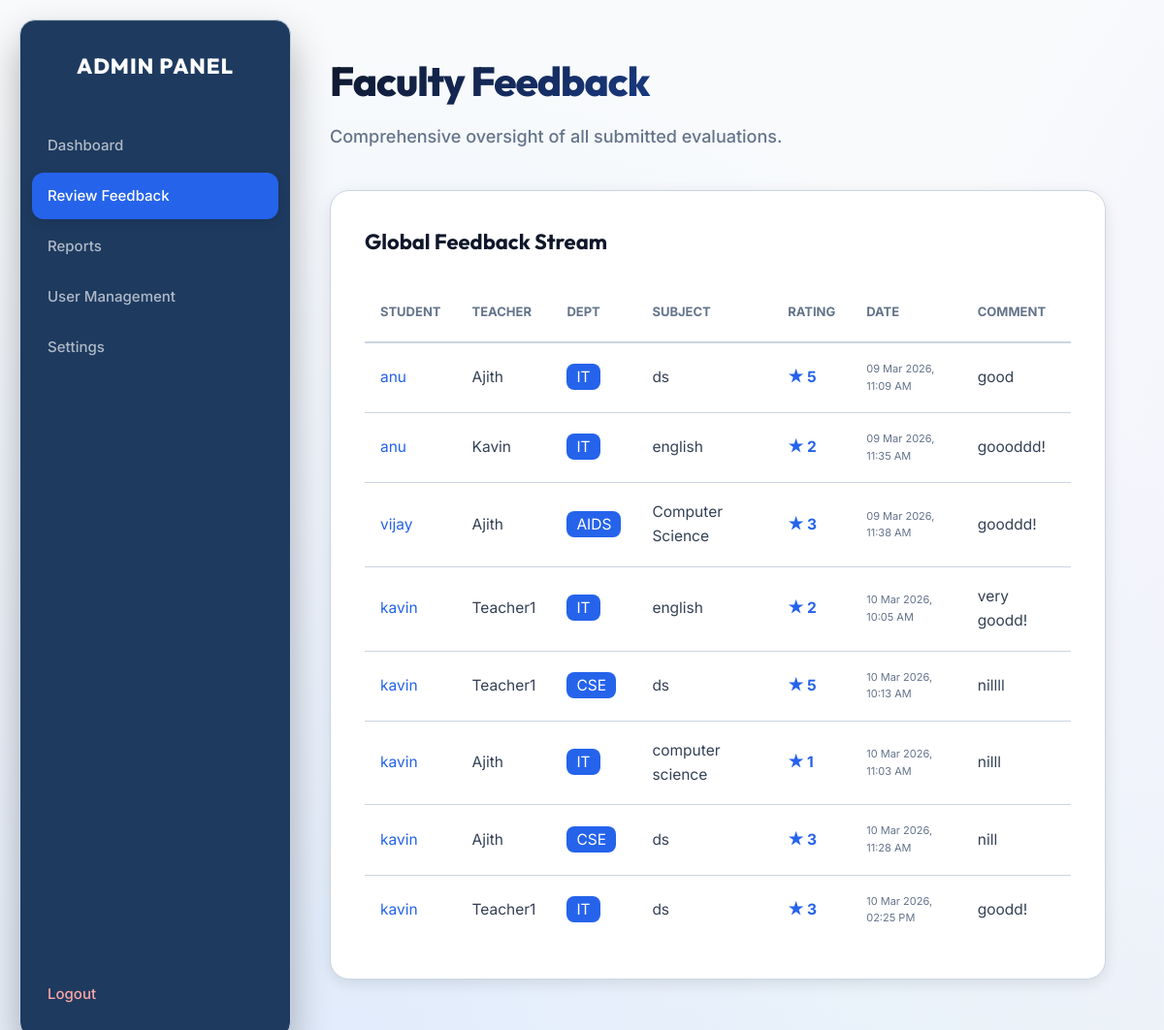
/admin_feedback (signed in), run on an earlier commit of the app's database.
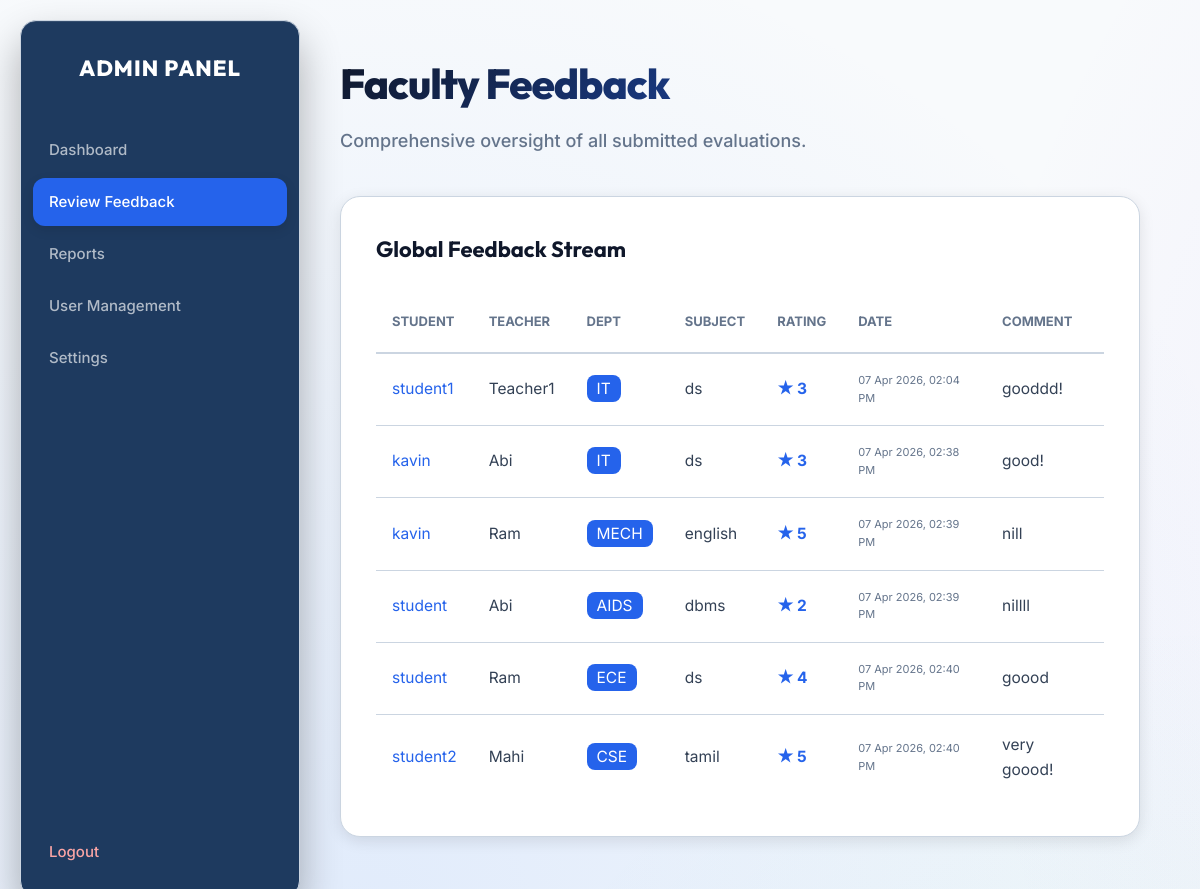
And on a later commit of the database.
### app.py (models this page shows, shortened)
class Feedback(db.Model):
    id = db.Column(db.Integer, primary_key=True)
    student = db.Column(db.String(50))
    department = db.Column(db.String(50))
    teacher = db.Column(db.String(50))
    subject = db.Column(db.String(50))
    rating = db.Column(db.Integer)
    comment = db.Column(db.String(500))
    date = db.Column(db.String(50))
    is_anonymous = db.Column(db.Boolean, default=False)

### app.py (the view)
@app.route("/admin_feedback")
def admin_feedback():
    if session.get("role") != "admin":
        return redirect("/")
    all_feedbacks = Feedback.query.all()
    return render_template("admin_feedback.html", feedbacks=all_feedbacks, theme=session.get("theme", "theme-light"))

### templates/admin_feedback.html (shortened to what this page needs)
<!DOCTYPE html>
<html lang="en">
<head>
    <link rel="stylesheet" href="/static/style.css">
    <link href="https://cdn.jsdelivr.net/npm/simple-datatables@latest/dist/style.css" rel="stylesheet" type="text/css">
</head>
<body class="{{ theme }} app-bg">
    <div class="layout">
        <aside class="sidebar">
            <div class="sidebar-brand">
                <h2>ADMIN PANEL</h2>
            </div>
            <nav class="sidebar-nav">
                <a href="/admin">Dashboard</a>
                <a href="/admin_feedback" class="active">Review Feedback</a>
                <a href="/admin_reports">Reports</a>
                <a href="/admin_users">User Management</a>
                <a href="/admin_settings">Settings</a>
                <a href="/logout" class="logout">Logout</a>
            </nav>
        </aside>
        <main class="main">
            <div class="page-header">
                <h1>Faculty Feedback</h1>
                <p>Comprehensive oversight of all submitted evaluations.</p>
            </div>
            <div class="panel">
                <div class="panel-title">Global Feedback Stream</div>
                {% if feedbacks %}
                <div class="table-wrap">
                    <table id="adminFeedbackTable">
                        <thead>
                            <tr>
                                <th>Student</th>
                                <th>Teacher</th>
                                <th>Dept</th>
                                <th>Subject</th>
                                <th>Rating</th>
                                <th>Date</th>
                                <th>Comment</th>
                            </tr>
                        </thead>
                        <tbody>
                            {% for f in feedbacks %}
                            <tr>
                                <td class="fw-600">
                                    <a href="/user_profile/{{ f.student }}"
                                        style="text-decoration: none; color: var(--accent);">{{ f.student }}</a>
                                </td>
                                <td>{{ f.teacher.capitalize() }}</td>
                                <td><span class="badge"
                                        style="background: var(--accent); color: #fff; padding: 4px 10px; border-radius: 8px;">{{
                                        f.department }}</span></td>
                                <td>{{ f.subject if f.subject else '—' }}</td>
                                <td><span style="font-weight: 700; color: var(--accent);">★ {{ f.rating }}</span></td>
                                <td style="font-size: 11px; color: var(--muted);">{{ f.date if f.date else '—' }}</td>
                                <td class="text-muted">{{ f.comment }}</td>
                            </tr>
                            {% endfor %}
                        </tbody>
                    </table>
                </div>
                {% else %}
                <div style="text-align: center; padding: 40px; color: var(--muted);">
                    <p>No feedback records found.</p>
                </div>
                {% endif %}
            </div>
        </main>
    </div>
</body>
</html>

### static/style.css (style rules this page uses)
*, *::before, *::after { box-sizing: border-box; }
:root { --sidebar-w: 280px; --radius: 16px; --shadow-sm: 0 4px 15px rgba(0, 0, 0, 0.1); --shadow-md: 0 10px 30px rgba(0, 0, 0, 0.2); --shadow-lg: 0 20px 40px rgba(0, 0, 0, 0.3), inset 0 1px 0 rgba(255, 255, 255, 0.1); --shadow-glow: 0 0 30px rgba(59, 130, 246, 0.4); --transition: all 0.35s cubic-bezier(0.25, 1, 0.5, 1); --glass-blur: blur(16px); }
.theme-light { --primary: #1e3a5f; --accent: #2563eb; --surface: #f8fafc; --card: #ffffff; --border: #cbd5e1; --text: #0f172a; --text-2: #334155; --muted: #64748b; --sidebar-bg: #1e3a5f; --sidebar-txt: rgba(255, 255, 255, 0.65); }
body { margin: 0; font-family: 'Inter', sans-serif; background: var(--surface); color: var(--text); line-height: 1.6; font-size: 15.5px; min-height: 100vh; transition: background 0.5s ease, color 0.5s ease; background-attachment: fixed; background-size: 200% 200%; }
.app-bg { background: radial-gradient(circle at 15% 50%, rgba(59, 130, 246, 0.12), transparent 45%), radial-gradient(circle at 85% 30%, rgba(139, 92, 246, 0.12), transparent 45%), radial-gradient(circle at 50% 80%, rgba(16, 185, 129, 0.08), transparent 45%), var(--surface) !important; background-attachment: fixed !important; background-size: 200% 200% !important; animation: ambientBrush 20s ease-in-out infinite !important; }
.layout { display: flex; min-height: 100vh; }
.sidebar { width: var(--sidebar-w); background: var(--sidebar-bg); backdrop-filter: var(--glass-blur); -webkit-backdrop-filter: var(--glass-blur); display: flex; flex-direction: column; position: fixed; top: 20px; left: 20px; bottom: 20px; border-radius: var(--radius); border: 1px solid var(--border); z-index: 100; box-shadow: var(--shadow-lg); transition: var(--transition); }
.sidebar-brand { padding: 30px 24px 20px; text-align: center; }
.sidebar-brand h2 { margin: 0; font-size: 22px; font-weight: 800; color: #fff; font-family: 'Outfit', sans-serif; letter-spacing: 1px; }
.sidebar-nav { flex: 1; padding: 20px 12px; display: flex; flex-direction: column; gap: 4px; }
.sidebar-nav a { display: flex; align-items: center; gap: 12px; padding: 12px 16px; color: var(--sidebar-txt); text-decoration: none; border-radius: 12px; font-size: 15px; font-weight: 500; transition: var(--transition); }
.sidebar-nav a:hover, .sidebar-nav a.active { background: rgba(255, 255, 255, 0.1); color: #fff; }
.sidebar-nav a.active { box-shadow: 0 4px 12px rgba(0, 0, 0, 0.1); background: var(--accent); }
.sidebar-nav a.logout { color: #fca5a5; margin-top: auto; }
.main { margin-left: var(--sidebar-w); flex: 1; padding: 50px 60px; }
.page-header { margin-bottom: 40px; }
.page-header h1 { margin: 0 0 10px; font-size: 42px; font-weight: 800; font-family: 'Outfit', sans-serif; background: linear-gradient(135deg, var(--text) 0%, var(--accent) 100%); -webkit-background-clip: text; background-clip: text; -webkit-text-fill-color: transparent; letter-spacing: -1px; }
.page-header p { margin: 0; font-size: 18px; color: var(--muted); font-weight: 500; }
.panel { background: var(--card); backdrop-filter: var(--glass-blur); -webkit-backdrop-filter: var(--glass-blur); border: 1px solid var(--border); border-radius: 20px; padding: 35px; box-shadow: var(--shadow-sm); margin-bottom: 30px; transition: var(--transition); position: relative; overflow: hidden; }
.panel::before { content: ''; position: absolute; top: 0; left: 0; right: 0; bottom: 0; border-radius: 20px; background: radial-gradient(800px circle at var(--mouse-x, 50%) var(--mouse-y, 50%), rgba(255, 255, 255, 0.06), transparent 40%); opacity: 0; transition: opacity 0.5s; pointer-events: none; }
.panel-title { font-size: 22px; font-weight: 700; color: var(--text); margin-bottom: 24px; display: flex; align-items: center; gap: 10px; font-family: 'Outfit', sans-serif; }
.table-wrap { overflow-x: auto; border-radius: 12px; }
table { width: 100%; border-collapse: collapse; }
th { text-align: left; padding: 20px 16px; font-size: 13px; text-transform: uppercase; color: var(--muted); border-bottom: 2px solid var(--border); }
td { padding: 18px 16px; border-bottom: 1px solid var(--border); color: var(--text-2); }
tr:last-child td { border-bottom: none; }

What changed in the data, as far as the page shows it:
removed Feedback: student "kavin", teacher "Ajith", department "CSE", subject "ds", rating "3", date "10 Mar 2026, 11:28 AM", comment "nill"
removed Feedback: student "kavin", teacher "Teacher1", department "IT", subject "ds", rating "3", date "10 Mar 2026, 02:25 PM", comment "goodd!"
changed Feedback: student "anu" → "student1"; teacher "Ajith" → "Teacher1"; rating "5" → "3"; date "09 Mar 2026, 11:09 AM" → "07 Apr 2026, 02:04 PM"; comment "good" → "gooddd!"
changed Feedback: student "anu" → "kavin"; teacher "Kavin" → "Abi"; subject "english" → "ds"; rating "2" → "3"; date "09 Mar 2026, 11:35 AM" → "07 Apr 2026, 02:38 PM"; comment "goooddd!" → "good!"
changed Feedback: student "vijay" → "kavin"; teacher "Ajith" → "Ram"; department "AIDS" → "MECH"; subject "Computer Science" → "english"; rating "3" → "5"; date "09 Mar 2026, 11:38 AM" → "07 Apr 2026, 02:39 PM"; comment "gooddd!" → "nill"
changed Feedback: student "kavin" → "student"; teacher "Teacher1" → "Abi"; department "IT" → "AIDS"; subject "english" → "dbms"; date "10 Mar 2026, 10:05 AM" → "07 Apr 2026, 02:39 PM"; comment "very goodd!" → "nillll"
changed Feedback: student "kavin" → "student"; teacher "Teacher1" → "Ram"; department "CSE" → "ECE"; rating "5" → "4"; date "10 Mar 2026, 10:13 AM" → "07 Apr 2026, 02:40 PM"; comment "nillll" → "goood"
changed Feedback: student "kavin" → "student2"; teacher "Ajith" → "Mahi"; department "IT" → "CSE"; subject "computer science" → "tamil"; rating "1" → "5"; date "10 Mar 2026, 11:03 AM" → "07 Apr 2026, 02:40 PM"; comment "nilll" → "very goood!"
